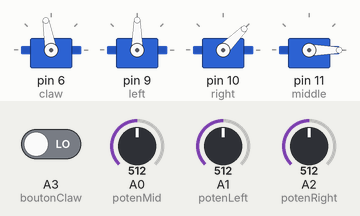
This sketch was run on a simulated Arduino Uno, built with avr-gcc and run on an emulated ATmega328P. Shown: 4 × servo. The inputs (shaded band) are chosen by the test bench; at power-on: A0 (potenMid) = 512, A1 (potenLeft) = 512, A2 (potenRight) = 512, A3 (boutonClaw) LOW.

Above: at 1.2 s.
1.3 s: A0 (potenMid) set to 599
2.8 s: A0 (potenMid) set to 631
At 4.79 s:
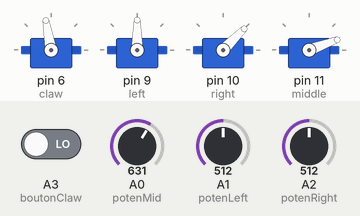
5.8 s: A1 (potenLeft) set to 604
At 6.81 s:
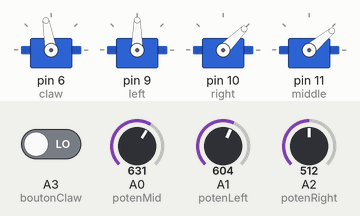
8.8 s: A1 (potenLeft) set to 628
At 8.92 s:
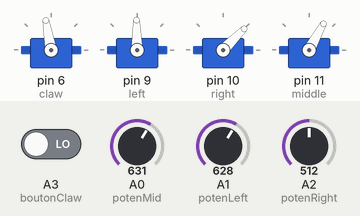
11.8 s: A2 (potenRight) set to 602
14.8 s: A2 (potenRight) set to 626
At 14.98 s:
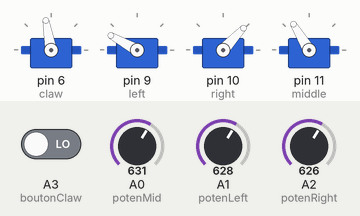
Timing chart, 0 to 20.4 s (numbered marks = the images above; inputs shaded):
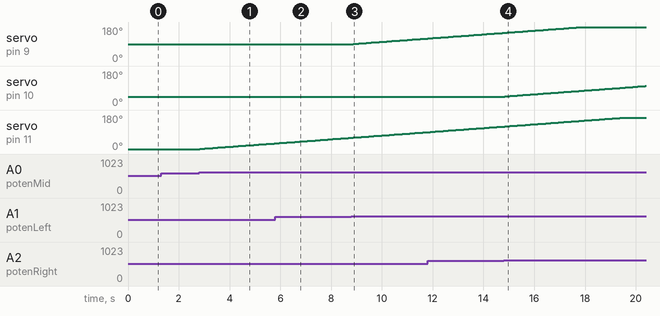

The sketch:

MeArmJoy.ino
```cpp
#include <Servo.h>

#define potenMid A0
#define potenLeft A1
#define potenRight A2
#define boutonClaw A3

//Variables pour servo MIDDLE
int AngMid = 0;
float dAngMid;

//Variables pour servo LEFT
int AngLeft = 0;
float dAngLeft;

//Variables pour servo RIGHT
int AngRight = 0;
float dAngRight;

//Variables pour servo CLAW
bool etat = false, dernierEtat = false;
unsigned long temps, tempsRebond = 10;
bool ouvert = false;

float maxSpeed = 5.0; //Valeur d'incrémentation maximale des angles

//Ci-dessous :  Intervalles de valeurs corrects pour les differents servos
/*
  claw.write(100); //0-100
  left.write(90); //90-180
  right.write(45); //45-130
  middle.write(0); //0-165
*/

Servo claw, left, right, middle;
void setup() {
  Serial.begin(9600); //Init serie
  claw.attach(6);  //Init servos
  left.attach(9);
  right.attach(10);
  middle.attach(11);

  claw.write(100); //Init des positions
  left.write(90);
  right.write(45);
  middle.write(0);

  //Init pins
  //(Inutile pour des entrées analogiques...)
  pinMode(potenMid, INPUT);//Init potenMid pour lire tension en sortie du potentiometre 1
  pinMode(potenLeft, INPUT); //Init potentiometre 2
  pinMode(potenRight, INPUT); //Init potentio 3

}


void loop() {
  //////MIDDLE
  //dAngMid = Variation de l'angle AngMid sur une boucle
  dAngMid = analogRead(potenMid); //Lecture potentiometre 1
  dAngMid = map(dAngMid, 0, 1023, -maxSpeed, maxSpeed); //mappage : (0,1023)->(-maxspeed,maxspeed)
  AngMid = AngMid + dAngMid; //Mise a jour de AngMid
  AngMid = constrain(AngMid, 0, 165);//AngMid limité aux valeurs comprises entre 0 et 165
  middle.write(AngMid);
  //////FIN MIDDLE

  //////LEFT
  dAngLeft = analogRead(potenLeft);  //Meme fonctionnement que ci-dessus
  dAngLeft = map(dAngLeft, 0, 1023, -maxSpeed, maxSpeed);
  AngLeft = AngLeft + dAngLeft;
  AngLeft = constrain(AngLeft, 90, 180); //Limitation: 90,180
  left.write(AngLeft);
  //////FIN LEFT

  //RIGHT
  dAngRight = analogRead(potenRight);
  dAngRight = map(dAngRight, 0, 1023, -maxSpeed, maxSpeed);
  AngRight = AngRight + dAngRight;
  AngRight = constrain(AngRight, 45, 130); //Limitation : 45, 130
  right.write(AngRight);
  delay(100); //Delai pour permettre aux servos de suivre la commande
  //////FIN RIGHT

  ///CLAW
  //Pilotage par bouton
  dernierEtat = etat;
  etat = digitalRead(boutonClaw);
  if (!dernierEtat && etat && millis() - temps >= tempsRebond){
    ouvert = !ouvert;
  }
  if(ouvert == true){
    claw.write(0);
  }
  else{
    claw.write(100);
  }
  //FIN CLAW
}
```

Measured:
- the behaviour switches between 613 and 614 on A0 (potenMid) (found by bisection; images 0 and 1)
- the behaviour switches between 613 and 614 on A1 (potenLeft) (found by bisection; images 2 and 3)
- the behaviour switches between 613 and 614 on A2 (potenRight) (found by bisection; images 3 and 4)
- after the input at 1.3 s, every drawn part: stays the same
- after the input at 2.8 s, servo on pin 11 (middle): moves from 0° to 30° over 2.9 s, starting at once
- after the input at 8.8 s, servo on pin 9 (left): moves from 90° to 119° over 2.8 s, starting after 0.08 s
- after the input at 14.8 s, servo on pin 10 (right): moves from 45° to 101° over 5.5 s, starting at once
